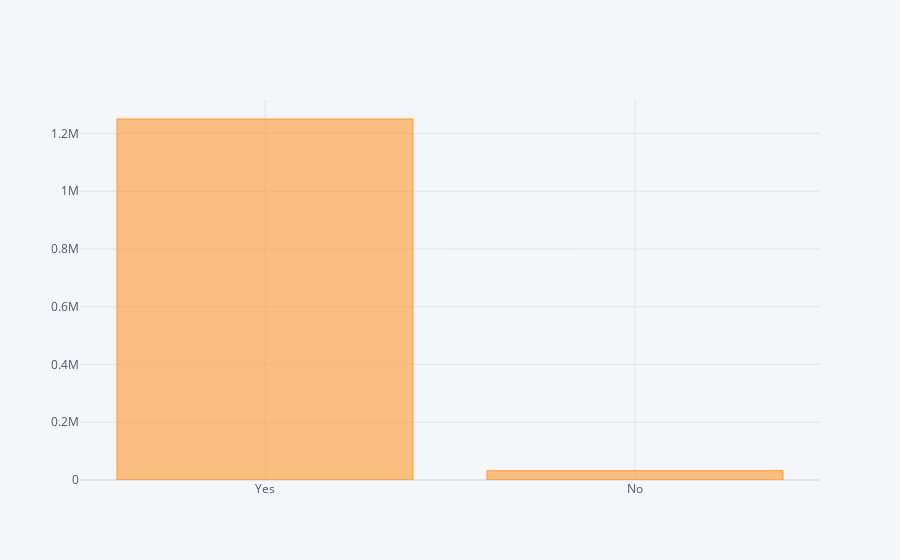

The notebook cell this image was saved under:
### Code cell
#sns.countplot(data=df,x = 'Timely Response?')
df['Timely Response?'].value_counts().iplot(kind = 'bar',fontsize=14)

### Figure 1 — Plotly figure (JSON) as saved in the notebook; plotly's stock layout.template omitted (floating-point values rounded to 4 significant figures)
{"data": [{"marker": {"color": "rgba(255, 153, 51, 0.6)", "line": {"color": "rgba(255, 153, 51, 1.0)", "width": 1}}, "name": "Timely Response?", "orientation": "v", "text": "", "type": "bar", "x": ["Yes", "No"], "y": [1250162, 32193]}], "layout": {"autosize": true, "legend": {"bgcolor": "#F5F6F9", "font": {"color": "#4D5663"}}, "paper_bgcolor": "#F5F6F9", "plot_bgcolor": "#F5F6F9", "title": {"font": {"color": "#4D5663"}}, "xaxis": {"autorange": true, "gridcolor": "#E1E5ED", "range": [-0.5, 1.5], "showgrid": true, "tickfont": {"color": "#4D5663"}, "title": {"font": {"color": "#4D5663"}, "text": ""}, "type": "category", "zerolinecolor": "#E1E5ED"}, "yaxis": {"autorange": true, "gridcolor": "#E1E5ED", "range": [0, 1315960], "showgrid": true, "tickfont": {"color": "#4D5663"}, "title": {"font": {"color": "#4D5663"}, "text": ""}, "type": "linear", "zerolinecolor": "#E1E5ED"}}}
